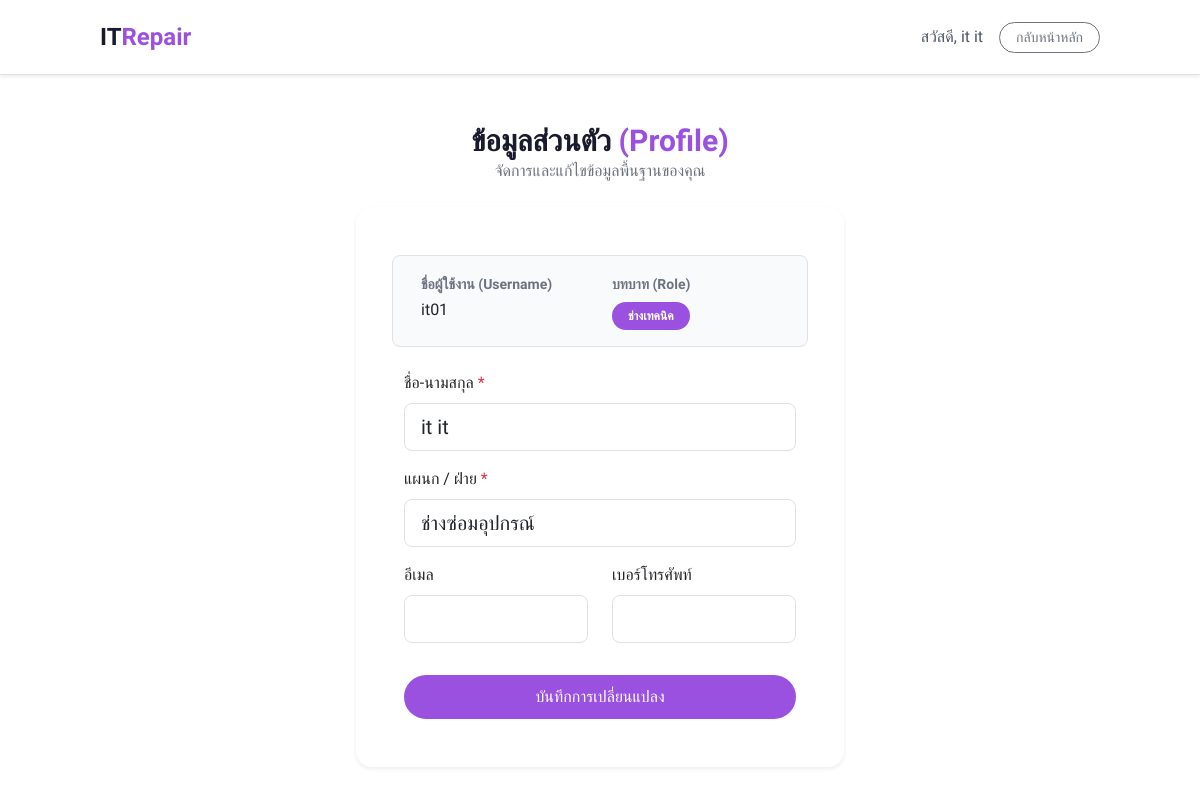
Screenshot of /profile.php (signed in) with the database file from the repository.
### tables this page shows
CREATE TABLE `user` (
  `user_id` int(11) NOT NULL,
  `username` varchar(50) NOT NULL,
  `password` varchar(255) NOT NULL,
  `full_name` varchar(100) NOT NULL,
  `email` varchar(100) DEFAULT NULL,
  `phone_number` varchar(20) DEFAULT NULL,
  `department` varchar(100) DEFAULT NULL,
  `role` varchar(50) NOT NULL COMMENT 'ช่างเทคนิค, ฝ่ายจัดซื้อ, ผู้ใช้ทั่วไป'
);

### profile.php (the view, shortened to what this page needs)
<?php
require_once 'config.php';
$user_id = $_SESSION['user_id'];
$query = "SELECT * FROM User WHERE user_id = '$user_id'";
$result = mysqli_query($conn, $query);
$user_data = mysqli_fetch_assoc($result);
echo getSystemHeader("ข้อมูลส่วนตัว - ระบบแจ้งซ่อมอุปกรณ์ IT");
?>
<nav class="navbar navbar-expand-lg py-3 sticky-top bg-white border-bottom shadow-sm">
    <div class="container">
        <a class="navbar-brand font-bold text-2xl text-wix-dark" href="index.php">IT<span class="text-wix-purple">Repair</span></a>
        <div class="d-flex align-items-center">
            <span class="me-3 text-gray-600 d-none d-md-block">สวัสดี, <?php echo htmlspecialchars($_SESSION['full_name']); ?></span>
            <a href="index.php" class="btn btn-outline-secondary btn-sm rounded-pill px-3">กลับหน้าหลัก</a>
        </div>
    </div>
</nav>
<div class="container py-5">
    <div class="row justify-content-center">
        <div class="col-md-8 col-lg-6">
            <div class="mb-4 text-center">
                <h2 class="font-extrabold text-3xl text-wix-dark">ข้อมูลส่วนตัว <span class="text-wix-purple">(Profile)</span></h2>
                <p class="text-gray-500">จัดการและแก้ไขข้อมูลพื้นฐานของคุณ</p>
            </div>
            <div class="card shadow-sm border-0 rounded-4 overflow-hidden">
                <div class="card-body p-4 p-md-5">
                    <form action="profile.php" method="POST">
                        <div class="row mb-4 bg-gray-50 p-3 rounded-3 border border-gray-100">
                            <div class="col-md-6 mb-3 mb-md-0">
                                <label class="form-label text-sm text-gray-500 font-semibold mb-1">ชื่อผู้ใช้งาน (Username)</label>
                                <input type="text" class="form-control bg-transparent border-0 p-0 font-medium" value="<?php echo htmlspecialchars($user_data['username']); ?>" readonly>
                            </div>
                            <div class="col-md-6">
                                <label class="form-label text-sm text-gray-500 font-semibold mb-1">บทบาท (Role)</label>
                                <div class="mt-1">
                                    <span class="badge bg-wix-purple px-3 py-2 rounded-pill"><?php echo htmlspecialchars($user_data['role']); ?></span>
                                </div>
                            </div>
                        </div>
                        <div class="mb-3">
                            <label for="full_name" class="form-label font-medium">ชื่อ-นามสกุล <span class="text-danger">*</span></label>
                            <input type="text" class="form-control form-control-lg focus:border-wix-purple focus:ring-wix-purple" id="full_name" name="full_name" value="<?php echo htmlspecialchars($user_data['full_name']); ?>" required>
                        </div>
                        <div class="mb-3">
                            <label for="department" class="form-label font-medium">แผนก / ฝ่าย <span class="text-danger">*</span></label>
                            <input type="text" class="form-control form-control-lg focus:border-wix-purple focus:ring-wix-purple" id="department" name="department" value="<?php echo htmlspecialchars($user_data['department']); ?>" required>
                        </div>
                        <div class="row mb-4">
                            <div class="col-md-6 mb-3 mb-md-0">
                                <label for="email" class="form-label font-medium">อีเมล</label>
                                <input type="email" class="form-control form-control-lg focus:border-wix-purple focus:ring-wix-purple" id="email" name="email" value="<?php echo htmlspecialchars($user_data['email']); ?>">
                            </div>
                            <div class="col-md-6">
                                <label for="phone_number" class="form-label font-medium">เบอร์โทรศัพท์</label>
                                <input type="text" class="form-control form-control-lg focus:border-wix-purple focus:ring-wix-purple" id="phone_number" name="phone_number" value="<?php echo htmlspecialchars($user_data['phone_number']); ?>">
                            </div>
                        </div>
                        <div class="d-grid pt-2">
                            <button type="submit" class="btn-purple btn-lg w-100">
                                บันทึกการเปลี่ยนแปลง
                            </button>
                        </div>
                    </form>
                </div>
            </div>
        </div>
    </div>
</div>
<?php echo getSystemFooter(); ?>

### config.php (style rules this page uses)
body { font-family: "Prompt", sans-serif; background-color: #ffffff; color: #1a1a2e; }
.btn-purple { background-color: #9b51e0; color: white; border-radius: 50px; padding: 10px 28px; font-weight: 500; border: none; transition: all 0.3s; }

### rows the page displays
user: username "it01", role "ช่างเทคนิค", full_name "it it", department "ช่างซ่อมอุปกรณ์"

### other values shown
$_SESSION['full_name'] "it it"
